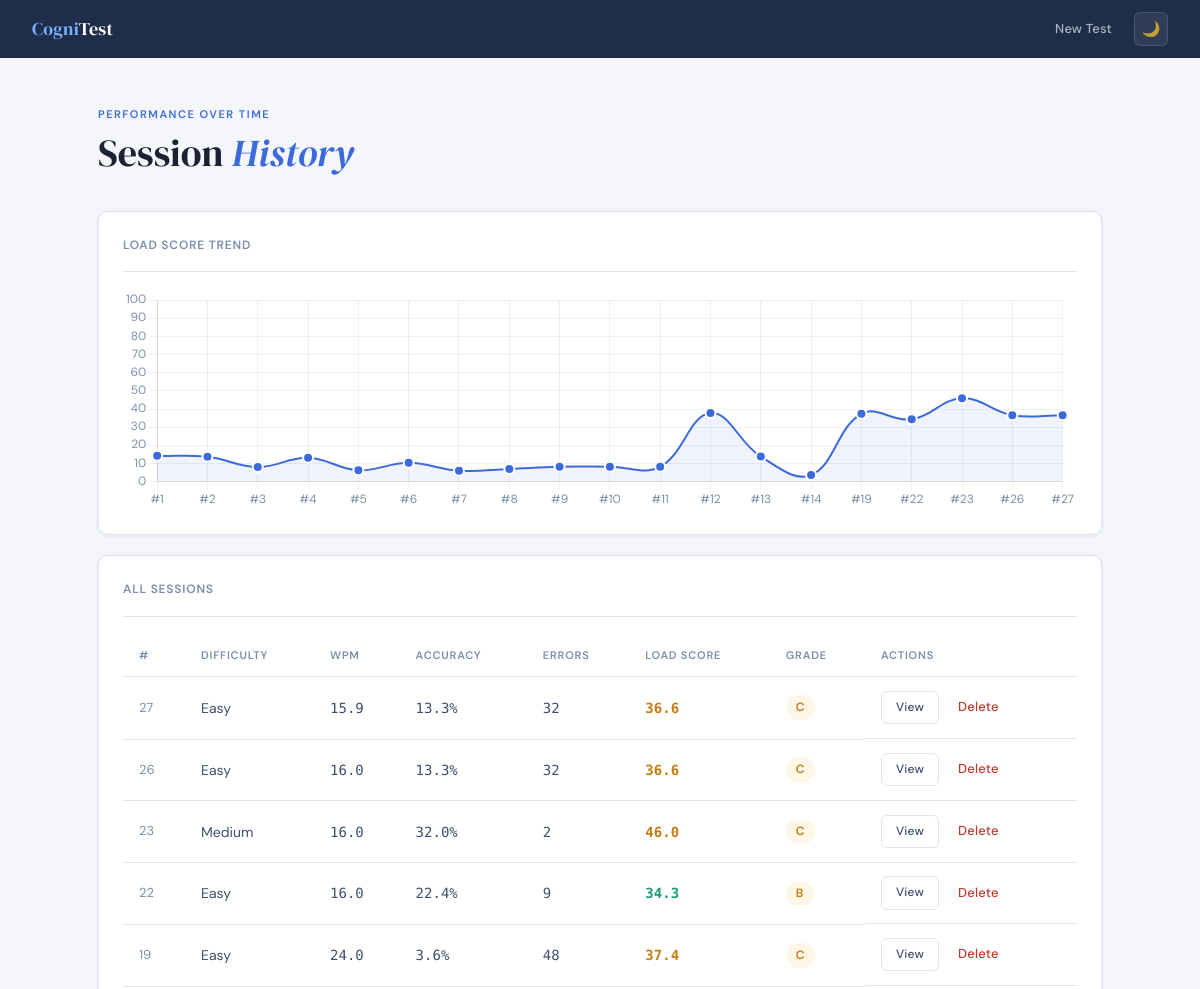
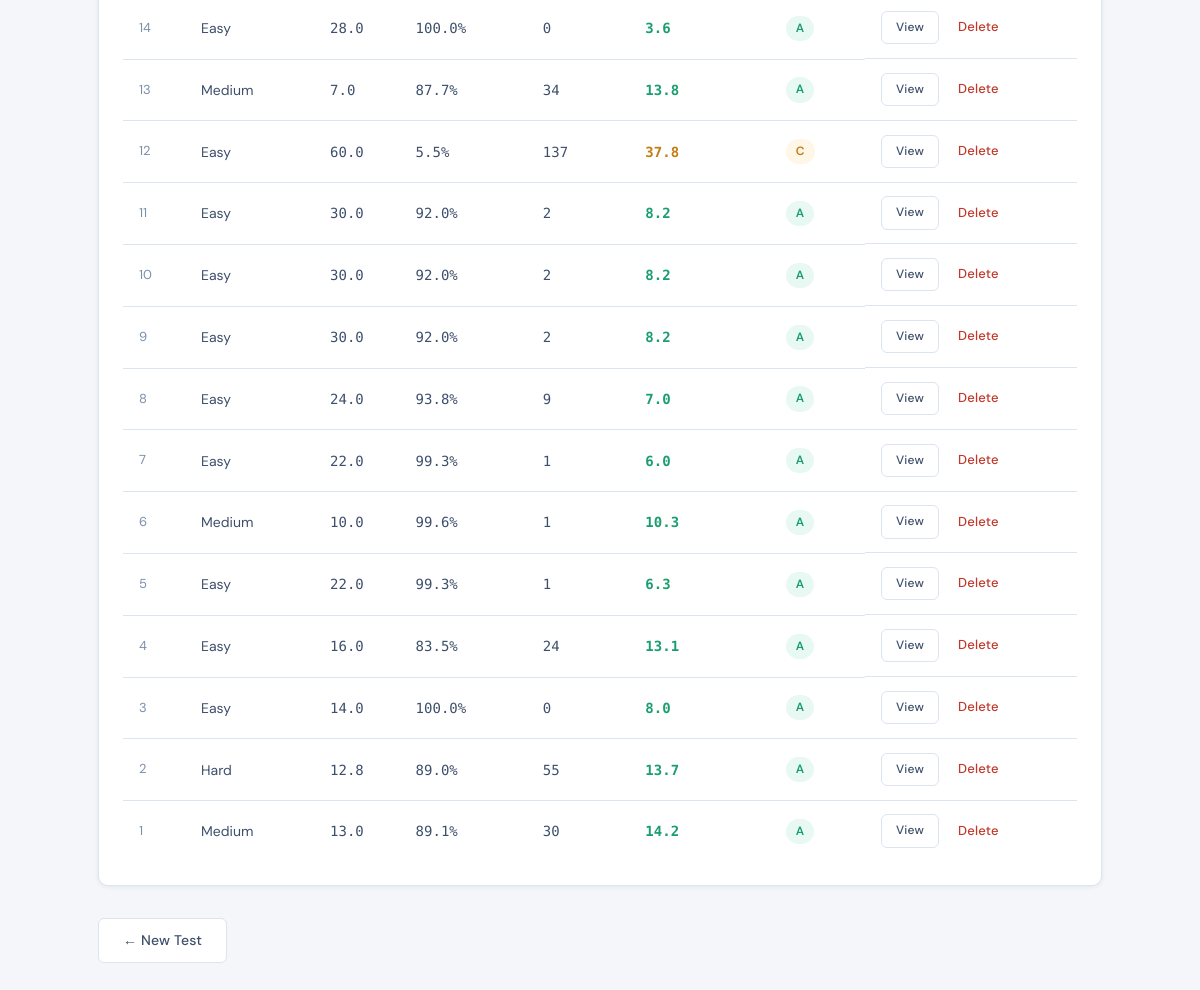
The app's page /history with its own data (2 pictures, top to bottom).
### tables this page shows
CREATE TABLE results (
            id INTEGER PRIMARY KEY AUTOINCREMENT,
            difficulty TEXT,
            wpm REAL,
            errors INTEGER,
            backspaces INTEGER,
            pauses INTEGER,
            accuracy REAL,
            load_score REAL
        );

### app.py (the view)
@app.route("/history")
def history():
    conn = sqlite3.connect("database.db")
    c    = conn.cursor()
    c.execute("SELECT * FROM results ORDER BY id DESC")
    rows = c.fetchall()
    conn.close()
    return flask.render_template("history.html", rows=rows)

### templates/history.html (shortened to what this page needs)
<!DOCTYPE html>
<html lang="en" data-theme="light">
<head>
  <link rel="stylesheet" href="/static/style.css">
</head>
<body>
<nav class="navbar">
  <a class="navbar-brand" href="/"><span>Cogni</span>Test</a>
  <div class="navbar-right">
    <a class="nav-link" href="/">New Test</a>
    <button class="theme-toggle" id="themeToggle">🌙</button>
  </div>
</nav>
<div class="container">
  <div class="page-header">
    <div class="page-eyebrow">Performance Over Time</div>
    <h1 class="page-title">Session <em>History</em></h1>
  </div>
  {% if rows %}
  <div class="card" style="margin-bottom:20px;">
    <div class="section-title">Load Score Trend</div>
    <hr class="divider">
    <div style="position:relative; height:220px;">
      <canvas id="trendChart"></canvas>
    </div>
  </div>
  <div class="card">
    <div class="section-title">All Sessions</div>
    <hr class="divider">
    <table class="data-table">
      <thead>
        <tr>
          <th>#</th><th>Difficulty</th><th>WPM</th><th>Accuracy</th>
          <th>Errors</th><th>Load Score</th><th>Grade</th><th>Actions</th>
        </tr>
      </thead>
      <tbody>
        {% for row in rows %}
        {% set ls = row[7]|float %}
        {% if ls < 20 %}{% set g='A' %}{% elif ls < 35 %}{% set g='B' %}{% elif ls < 55 %}{% set g='C' %}{% elif ls < 75 %}{% set g='D' %}{% else %}{% set g='F' %}{% endif %}
        <tr>
          <td style="color:var(--text-muted); font-size:13px;">{{ row[0] }}</td>
          <td>{{ row[1] }}</td>
          <td style="font-family:'DM Mono',monospace;">{{ (row[2] or 0)|round(1) }}</td>
          <td style="font-family:'DM Mono',monospace;">{{ (row[6] or 0)|round(1) }}%</td>
          <td style="font-family:'DM Mono',monospace;">{{ row[3] }}</td>
          <td style="font-family:'DM Mono',monospace; font-weight:600;
              color:{% if ls < 35 %}var(--ok){% elif ls < 60 %}var(--warn){% else %}var(--danger){% endif %}">
            {{ (row[7] or 0)|round(1) }}
          </td>
          <td>
            <span class="badge {% if g=='A' %}badge-ok{% elif g in ['B','C'] %}badge-warn{% else %}badge-danger{% endif %}"
                  style="font-size:12px; padding:3px 10px;">{{ g }}</span>
          </td>
          <td style="display:flex; gap:6px; align-items:center;">
            <a class="btn" href="/result/{{ row[0] }}" style="font-size:12px; padding:6px 14px;">View</a>
            <a class="btn btn-danger" href="/delete/{{ row[0] }}"
               onclick="return confirm('Delete session #{{ row[0] }}?')">Delete</a>
          </td>
        </tr>
        {% endfor %}
      </tbody>
    </table>
  </div>
  {% else %}
  <div class="empty-state">
    <div class="empty-icon">📋</div>
    <p style="font-size:15px; margin-bottom:20px;">No sessions yet. Take your first test.</p>
    <a class="btn btn-primary" href="/">Start Test →</a>
  </div>
  {% endif %}
  <div class="btn-row"><a class="btn" href="/">← New Test</a></div>
</div>
{% if rows %}
<script>
  const rowsData = {{ rows|tojson|safe }};
  const ids    = rowsData.map(r => '#' + r[0]).reverse();
  const scores = rowsData.map(r => parseFloat(r[7]) || 0).reverse();
  const isDark = () => document.documentElement.getAttribute('data-theme') === 'dark';
  function buildChart() {
    const gc = isDark() ? 'rgba(255,255,255,0.06)' : 'rgba(0,0,0,0.06)';
    const lc = isDark() ? '#9aaec8' : '#7a8faa';
    Chart.defaults.font.family = "'DM Sans', sans-serif";
    new Chart(document.getElementById('trendChart'), {
      type: 'line',
      data: {
        labels: ids,
        datasets: [{
          label: 'Cognitive Load Score',
          data: scores,
          borderColor: '#3d6adb',
          backgroundColor: 'rgba(61,106,219,0.08)',
          borderWidth: 2,
          pointBackgroundColor: '#3d6adb',
          pointBorderColor: isDark() ? '#1a2336' : '#fff',
          pointBorderWidth: 2,
          pointRadius: 5,
          tension: 0.4,
          fill: true
        }]
      },
      options: {
        responsive: true,
        maintainAspectRatio: false,
        scales: {
          y: { beginAtZero: true, max: 100, grid: { color: gc }, ticks: { color: lc } },
          x: { grid: { color: gc }, ticks: { color: lc } }
        },
        plugins: { legend: { display: false } }
      }
    });
  }
  // Wait for Chart.js to be ready
  if (typeof Chart !== 'undefined') {
    buildChart();
  } else {
    window.addEventListener('load', buildChart);
  }
</script>
{% endif %}
</body>
</html>

### static/style.css (style rules this page uses)
:root { --bg: #f4f6f9; --bg-surface: #ffffff; --bg-card: #ffffff; --bg-nav: #1e2d4a; --navy: #1e2d4a; --navy-mid: #2c4270; --navy-light: #3d5a9e; --accent: #3d6adb; --accent-hover: #2c55c0; --ok: #1a9e6e; --warn: #c47d12; --danger: #c0392b; --text-primary: #1a2233; --text-body: #3d4f6b; --text-muted: #7a8faa; --border: #dce4f0; --border-focus: #3d6adb; --shadow-sm: 0 1px 4px rgba(30,45,74,0.08); --shadow-md: 0 4px 16px rgba(30,45,74,0.10); --shadow-lg: 0 8px 32px rgba(30,45,74,0.12); --radius: 10px; --radius-sm: 6px; }
*, *::before, *::after { box-sizing: border-box; margin: 0; padding: 0; }
html { scroll-behavior: smooth; }
body { font-family: 'DM Sans', sans-serif; font-size: 15px; line-height: 1.6; background: var(--bg); color: var(--text-primary); min-height: 100vh; opacity: 0; transition: opacity 0.35s ease, background 0.3s, color 0.3s; }
body.loaded { opacity: 1; }
.navbar { background: var(--bg-nav); padding: 0 32px; height: 58px; display: flex; align-items: center; justify-content: space-between; position: sticky; top: 0; z-index: 100; box-shadow: 0 1px 0 rgba(255,255,255,0.06); }
.navbar-brand { font-family: 'DM Serif Display', serif; font-size: 18px; color: #fff; text-decoration: none; letter-spacing: 0.3px; }
.navbar-brand span { color: #7aaeff; }
.navbar-right { display: flex; align-items: center; gap: 8px; }
.nav-link { font-size: 13px; font-weight: 500; color: rgba(255,255,255,0.65); text-decoration: none; padding: 6px 14px; border-radius: var(--radius-sm); transition: all 0.18s; letter-spacing: 0.2px; }
.theme-toggle { background: rgba(255,255,255,0.08); border: 1px solid rgba(255,255,255,0.12); border-radius: var(--radius-sm); color: rgba(255,255,255,0.7); width: 34px; height: 34px; display: flex; align-items: center; justify-content: center; cursor: pointer; font-size: 15px; transition: all 0.18s; }
.container { max-width: 1060px; margin: 0 auto; padding: 48px 28px 80px; }
.page-header { margin-bottom: 36px; }
.page-eyebrow { font-size: 11px; font-weight: 600; letter-spacing: 1.5px; text-transform: uppercase; color: var(--accent); margin-bottom: 8px; }
.page-title { font-family: 'DM Serif Display', serif; font-size: clamp(26px, 4vw, 38px); font-weight: 400; color: var(--text-primary); line-height: 1.15; }
.page-title em { font-style: italic; color: var(--accent); }
.card { background: var(--bg-card); border: 1px solid var(--border); border-radius: var(--radius); padding: 24px; box-shadow: var(--shadow-sm); transition: box-shadow 0.2s, border-color 0.2s, transform 0.2s; animation: fadeUp 0.4s ease both; opacity: 0; }
.card:nth-child(2) { animation-delay: 0.08s; }
.card:nth-child(3) { animation-delay: 0.12s; }
.badge { display: inline-flex; align-items: center; gap: 5px; font-size: 12px; font-weight: 600; padding: 4px 12px; border-radius: 20px; letter-spacing: 0.3px; }
.badge-ok { background: #e8f8f2; color: var(--ok); }
.badge-warn { background: #fef6e6; color: var(--warn); }
.section-title { font-size: 12px; font-weight: 600; letter-spacing: 0.8px; text-transform: uppercase; color: var(--text-muted); margin-bottom: 16px; }
hr.divider { border: none; border-top: 1px solid var(--border); margin: 14px 0 18px; }
.btn { display: inline-flex; align-items: center; gap: 6px; font-family: 'DM Sans', sans-serif; font-size: 14px; font-weight: 500; padding: 10px 24px; border-radius: var(--radius-sm); border: 1px solid var(--border); background: var(--bg-card); color: var(--text-body); cursor: pointer; text-decoration: none; transition: all 0.18s; letter-spacing: 0.2px; }
.btn-danger { border-color: transparent; color: var(--danger); background: transparent; padding: 6px 12px; font-size: 13px; }
.btn-row { display: flex; gap: 10px; flex-wrap: wrap; margin-top: 32px; }
.data-table { width: 100%; border-collapse: collapse; font-size: 14px; }
.data-table th { font-size: 11px; font-weight: 600; letter-spacing: 0.8px; text-transform: uppercase; color: var(--text-muted); border-bottom: 1px solid var(--border); padding: 12px 16px; text-align: left; }
.data-table td { padding: 13px 16px; border-bottom: 1px solid var(--border); color: var(--text-body); font-size: 14px; }
.data-table tr:last-child td { border-bottom: none; }

### records on screen
results: id "27", difficulty "Easy", wpm "15.9", accuracy "13.3", errors "32", load_score "36.6", g "C"
results: id "26", difficulty "Easy", wpm "16.0", accuracy "13.3", errors "32", load_score "36.6", g "C"
results: id "23", difficulty "Medium", wpm "16.0", accuracy "32.0", errors "2", load_score "46.0", g "C"
results: id "22", difficulty "Easy", wpm "16.0", accuracy "22.4", errors "9", load_score "34.3", g "B"
results: id "19", difficulty "Easy", wpm "24.0", accuracy "3.6", errors "48", load_score "37.4", g "C"
results: id "14", difficulty "Easy", wpm "28.0", accuracy "100.0", errors "0", load_score "3.6", g "A"
results: id "13", difficulty "Medium", wpm "7.0", accuracy "87.7", errors "34", load_score "13.8", g "A"
results: id "12", difficulty "Easy", wpm "60.0", accuracy "5.5", errors "137", load_score "37.8", g "C"
results: id "11", difficulty "Easy", wpm "30.0", accuracy "92.0", errors "2", load_score "8.2", g "A"
results: id "10", difficulty "Easy", wpm "30.0", accuracy "92.0", errors "2", load_score "8.2", g "A"
results: id "9", difficulty "Easy", wpm "30.0", accuracy "92.0", errors "2", load_score "8.2", g "A"
results: id "8", difficulty "Easy", wpm "24.0", accuracy "93.8", errors "9", load_score "7.0", g "A"
results: id "7", difficulty "Easy", wpm "22.0", accuracy "99.3", errors "1", load_score "6.0", g "A"
results: id "6", difficulty "Medium", wpm "10.0", accuracy "99.6", errors "1", load_score "10.3", g "A"
results: id "5", difficulty "Easy", wpm "22.0", accuracy "99.3", errors "1", load_score "6.3", g "A"
results: id "4", difficulty "Easy", wpm "16.0", accuracy "83.5", errors "24", load_score "13.1", g "A"
results: id "3", difficulty "Easy", wpm "14.0", accuracy "100.0", errors "0", load_score "8.0", g "A"
results: id "2", difficulty "Hard", wpm "12.8", accuracy "89.0", errors "55", load_score "13.7", g "A"
results: id "1", difficulty "Medium", wpm "13.0", accuracy "89.1", errors "30", load_score "14.2", g "A"
